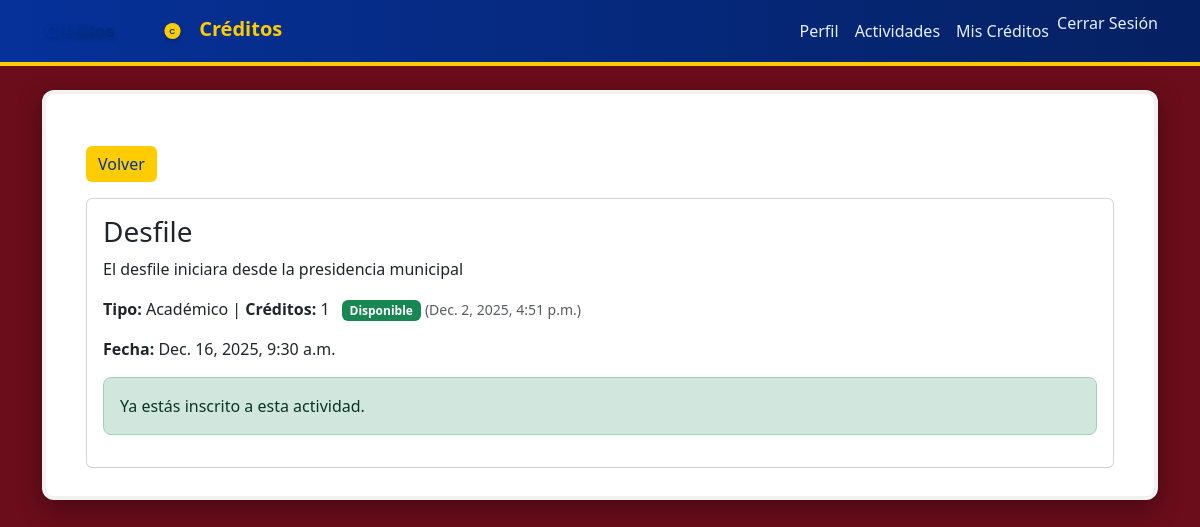
Screenshot of /actividades/13/ (signed in) with the database file from the repository.
### actividades/models.py (models this page shows, shortened)
class Actividad(models.Model):
    TIPOS = (
        ('academico', 'Académico'),
        ('cultural', 'Cultural'),
        ('deportivo', 'Deportivo'),
    )
    nombre = models.CharField(max_length=150)
    convo = models.CharField(max_length=150, blank=True)
    descripcion = models.TextField(blank=True)
    tipo = models.CharField(max_length=20, choices=TIPOS)
    fecha = models.DateTimeField()
    lugar = models.CharField(max_length=150, blank=True)
    creditos_equivalentes = models.PositiveSmallIntegerField(default=1)
    capacidad = models.PositiveIntegerField(blank=True, null=True)
    creado_por = models.ForeignKey(Usuario, on_delete=models.SET_NULL, null=True, blank=True, related_name='actividades_creadas')
    inscritos = models.ManyToManyField(Usuario, blank=True, related_name='actividades_inscritas')
    liberado = models.BooleanField(default=False)
    liberado_por = models.ForeignKey(Usuario, on_delete=models.SET_NULL, null=True, blank=True, related_name='actividades_liberadas')
    fecha_liberacion = models.DateTimeField(null=True, blank=True)
    encargado = models.ForeignKey(Usuario, on_delete=models.SET_NULL, null=True, blank=True, related_name='actividades_encargadas')

### actividades/views.py (the view)
# urls.py: path('<int:id_actividad>/', views.detalle_actividad, name='detalle_actividad'),
@login_required
def detalle_actividad(request, id_actividad):
    actividad = get_object_or_404(Actividad, id=id_actividad)
    esta_inscrito = request.user in actividad.inscritos.all()
    credito_usuario = None
    if request.user.is_authenticated:
        try:
            num = getattr(request.user, 'numero_control', None)
            credito_qs = Credito.objects.filter(
                Q(alumno=request.user) |
                (Q(alumno__isnull=True) & Q(numero_control=num))
            ).filter(nombre__icontains=actividad.nombre)
            credito_usuario = credito_qs.order_by('-id').first()
        except Exception:
            credito_usuario = None
    return render(request, 'actividades/detalle.html', {
        'actividad': actividad,
        'esta_inscrito': esta_inscrito
        , 'credito_usuario': credito_usuario
    })

### actividades/templates/actividades/detalle.html (shortened to what this page needs)
{% extends 'usuarios/base.html' %}
{% block content %}
<div class="container mt-4">
  <a class="btn btn-secondary mb-3" href="{% url 'lista_actividades' %}">Volver</a>
  <div class="card">
    <div class="card-body">
      <h3 class="card-title">{{ actividad.nombre }}</h3>
      <p>{{ actividad.descripcion }}</p>
      <p>
        <strong>Tipo:</strong> {{ actividad.get_tipo_display }} | <strong>Créditos:</strong> {{ actividad.creditos_equivalentes }}
        {% if actividad.liberado %}
          <span class="badge bg-success ms-2">Disponible</span>
          <small class="text-muted"> ({{ actividad.fecha_liberacion }})</small>
        {% else %}
          <span class="badge bg-warning text-dark ms-2">Pendiente</span>
        {% endif %}
      </p>
      <p><strong>Fecha:</strong> {{ actividad.fecha }}</p>
      {% if esta_inscrito %}
        <div class="alert alert-success">Ya estás inscrito a esta actividad.</div>
      {% endif %}
    </div>
  </div>
</div>
{% endblock %}

### static/css/estilo.css (style rules this page uses)
:root { --tinto: #6b0d1b; --azul: #0033a0; --amarillo: #ffcc00; --card-bg: #ffffff; --muted: #6c757d; }
html, body { height: 100%; }
body { background-color: var(--tinto); color: #222; font-family: 'Segoe UI', Roboto, Arial, sans-serif; }
.btn-secondary { background-color: var(--amarillo) !important; color: var(--azul) !important; border: none !important; }
.alert { border-radius: 8px; }

### rows the page displays
Actividad: nombre "Desfile", descripcion "El desfile iniciara desde la presidencia municipal", tipo "Académico", creditos_equivalentes "1", fecha_liberacion "Dec. 2, 2025, 4:51 p.m.", fecha "Dec. 16, 2025, 9:30 a.m."
